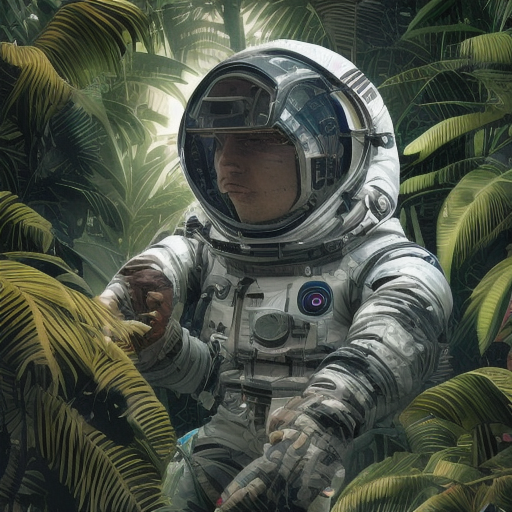

Source code (Python):
from diffusers import DiffusionPipeline

pipe = DiffusionPipeline.from_pretrained("segmind/tiny-sd")

prompt = "Astronaut in a jungle, cold color palette, muted colors, detailed, 8k"
image = pipe(prompt).images[0]
image.save("segmind-tiny-sd1.png")
